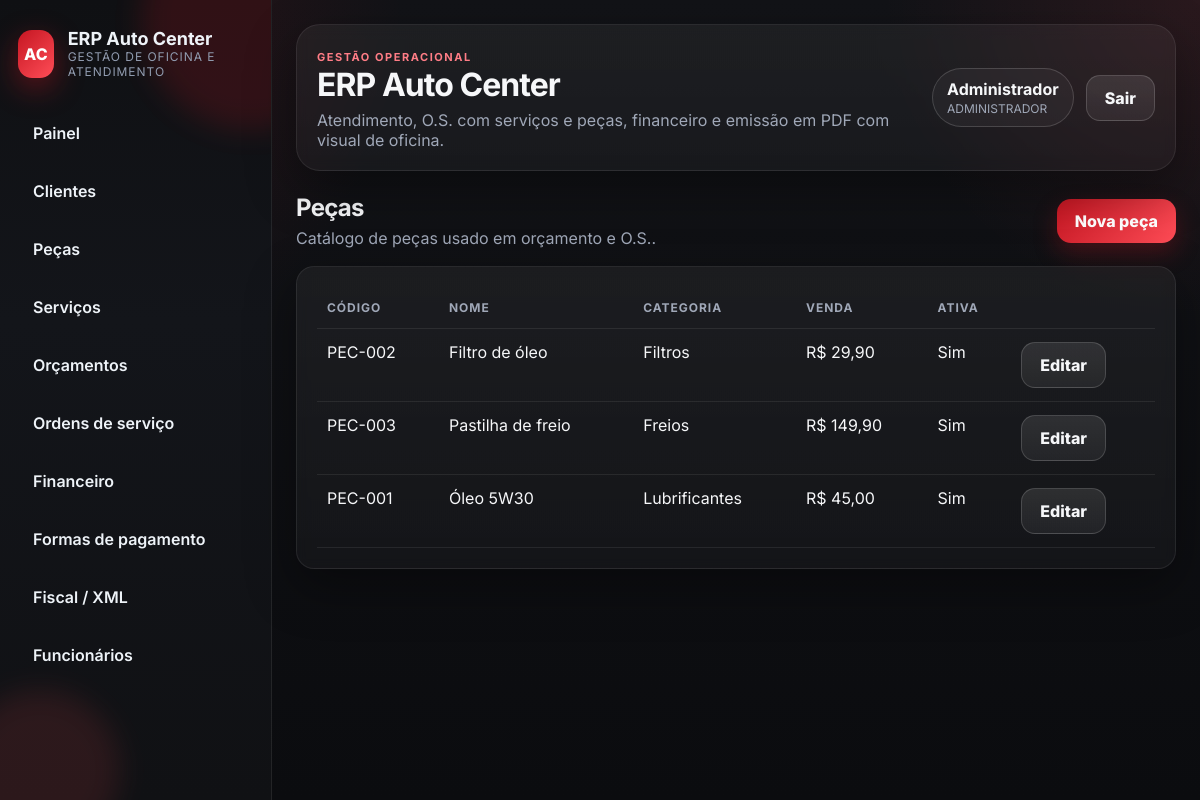
The app's page /produtos (signed in) with its own data.
### app/models.py (models this page shows, shortened)
class TimestampMixin:
    created_at = db.Column(db.DateTime, default=datetime.now, nullable=False)
    updated_at = db.Column(db.DateTime, default=datetime.now, onupdate=datetime.now, nullable=False)

class SerializableMixin:
    def to_dict(self) -> dict:
        data: dict = {}
        for column in self.__table__.columns:
            value = getattr(self, column.name)
            if isinstance(value, (datetime, date)):
                data[column.name] = value.isoformat()
            elif isinstance(value, Decimal):
                data[column.name] = float(value)
            else:
                data[column.name] = value
        return data

class User(db.Model, TimestampMixin, SerializableMixin):
    __tablename__ = 'users'
    id = db.Column(db.Integer, primary_key=True)
    username = db.Column(db.String(50), unique=True, nullable=False)
    password_hash = db.Column(db.String(255), nullable=False)
    role = db.Column(db.String(30), nullable=False, default='MECANICO')
    nome = db.Column(db.String(120), nullable=False)
    ativo = db.Column(db.Boolean, default=True, nullable=False)

class Product(db.Model, TimestampMixin, SerializableMixin):
    __tablename__ = 'products'
    id = db.Column(db.Integer, primary_key=True)
    codigo = db.Column(db.String(40), unique=True, nullable=False)
    nome = db.Column(db.String(120), nullable=False)
    categoria = db.Column(db.String(80))
    marca = db.Column(db.String(80))
    unidade = db.Column(db.String(20), default='UN', nullable=False)
    custo = db.Column(db.Numeric(12, 2), nullable=False, default=0)
    preco_venda = db.Column(db.Numeric(12, 2), nullable=False, default=0)
    ativo = db.Column(db.Boolean, default=True, nullable=False)

### app/web.py (the view)
@web_bp.get('/produtos')
@login_required
def products_index():
    products = Product.query.order_by(Product.nome).all()
    return render_template('produtos/index.html', products=products)

### app/auth.py (called while the page is built)
def current_user() -> User | None:
    user_id = session.get(SESSION_KEY)
    if not user_id:
        return None
    return db.session.get(User, user_id)

def login_required(view):
    @wraps(view)
    def wrapped(*args, **kwargs):
        if not current_user():
            flash('Faça login para continuar.', 'warning')
            return redirect(url_for('web.login', next=request.path))
        return view(*args, **kwargs)
    return wrapped

### app/utils.py (called while the page is built)
def parse_decimal(value, default: Decimal | float | int = Decimal('0')) -> Decimal:
    if value in (None, ''):
        return Decimal(str(default))
    if isinstance(value, Decimal):
        return value
    text = str(value).strip().replace('.', '').replace(',', '.') if isinstance(value, str) and ',' in str(value) else str(value).strip()
    try:
        return Decimal(text)
    except (InvalidOperation, ValueError):
        return Decimal(str(default))

def format_currency(value) -> str:
    value = parse_decimal(value)
    formatted = f'{value:,.2f}'
    formatted = formatted.replace(',', 'X').replace('.', ',').replace('X', '.')
    return f'R$ {formatted}'

### app/templates/produtos/index.html
{% extends 'base.html' %}
{% block content %}
<div class="page-header">
  <div><h2>Peças</h2><p class="muted">Catálogo de peças usado em orçamento e O.S..</p></div>
  {% if current_user().role == 'ADMINISTRADOR' %}<a class="button" href="{{ url_for('web.products_new') }}">Nova peça</a>{% endif %}
</div>
<div class="table-card">
  <table class="table">
    <thead><tr><th>Código</th><th>Nome</th><th>Categoria</th><th>Venda</th><th>Ativa</th><th></th></tr></thead>
    <tbody>
      {% for product in products %}
      <tr>
        <td>{{ product.codigo }}</td>
        <td>{{ product.nome }}</td>
        <td>{{ product.categoria or '-' }}</td>
        <td>{{ format_currency(product.preco_venda) }}</td>
        <td>{{ 'Sim' if product.ativo else 'Não' }}</td>
        <td>{% if current_user().role == 'ADMINISTRADOR' %}<a class="button secondary" href="{{ url_for('web.products_edit', product_id=product.id) }}">Editar</a>{% else %}-{% endif %}</td>
      </tr>
      {% else %}
      <tr><td colspan="6">Nenhuma peça cadastrada.</td></tr>
      {% endfor %}
    </tbody>
  </table>
</div>
{% endblock %}

### app/templates/base.html (shortened to what this page needs)
<!DOCTYPE html>
<html lang="pt-BR">
<head>
  <link rel="stylesheet" href="{{ url_for('static', filename='styles.css') }}">
</head>
<body>
  <aside class="sidebar">
    <div class="sidebar-glow sidebar-glow-top"></div>
    <div class="sidebar-glow sidebar-glow-bottom"></div>
    <div class="brand">
      <div class="brand-badge">AC</div>
      <div>
        <strong>ERP Auto Center</strong>
        <span>gestão de oficina e atendimento</span>
      </div>
    </div>
    <nav>
      <a href="{{ url_for('web.dashboard') }}">Painel</a>
      <a href="{{ url_for('web.clients_index') }}">Clientes</a>
      <a href="{{ url_for('web.products_index') }}">Peças</a>
      <a href="{{ url_for('web.services_index') }}">Serviços</a>
      <a href="{{ url_for('web.budgets_index') }}">Orçamentos</a>
      <a href="{{ url_for('web.work_orders_index') }}">Ordens de serviço</a>
      {% if current_user() and current_user().role == 'ADMINISTRADOR' %}
      <a href="{{ url_for('web.finance_index') }}">Financeiro</a>
      <a href="{{ url_for('web.payment_methods_index') }}">Formas de pagamento</a>
      <a href="{{ url_for('web.fiscal_index') }}">Fiscal / XML</a>
      <a href="{{ url_for('web.employees_index') }}">Funcionários</a>
      {% endif %}
    </nav>
  </aside>
  <main class="main">
    <header class="topbar card glass-card">
      <div>
        <span class="eyebrow">gestão operacional</span>
        <h1>ERP Auto Center</h1>
        <p>Atendimento, O.S. com serviços e peças, financeiro e emissão em PDF com visual de oficina.</p>
      </div>
      <div class="user-box">
        {% if current_user() %}
        <div class="user-chip">
          <strong>{{ current_user().nome }}</strong>
          <span>{{ current_user().role }}</span>
        </div>
        <a class="button secondary" href="{{ url_for('web.logout') }}">Sair</a>
        {% endif %}
      </div>
    </header>
    {% block content %}{% endblock %}
  </main>
</body>
</html>

### app/static/styles.css (style rules this page uses)
:root { --bg: #0f0f12; --bg-soft: #17171c; --surface: #17191f; --surface-2: #1f222b; --surface-3: #252a35; --line: rgba(255,255,255,0.08); --line-strong: rgba(255,255,255,0.16); --text: #f6f7f9; --muted: #a0a8b8; --primary: #c51622; --primary-2: #ff4d57; --success: #15b26d; --danger: #f04452; --warning: #f5a524; --shadow: 0 18px 50px rgba(0, 0, 0, 0.35); --radius: 18px; --radius-lg: 24px; }
* { box-sizing: border-box; }
html { scroll-behavior: smooth; }
body { margin: 0; font-family: Inter, Arial, sans-serif; background: radial-gradient(circle at top left, rgba(197, 22, 34, 0.18), transparent 28%), radial-gradient(circle at top right, rgba(255, 77, 87, 0.10), transparent 22%), linear-gradient(180deg, #121317 0%, #0b0c0f 100%); color: var(--text); }
a { color: #ff8b92; text-decoration: none; }
.sidebar { position: fixed; top: 0; left: 0; width: 272px; height: 100vh; padding: 28px 18px; background: linear-gradient(180deg, #0f1013, #13151a 40%, #101114 100%); border-right: 1px solid var(--line); color: #eef3f8; overflow: hidden; }
.sidebar-glow { position: absolute; border-radius: 999px; filter: blur(14px); opacity: .65; pointer-events: none; }
.sidebar-glow-top { width: 220px; height: 220px; background: rgba(197, 22, 34, 0.28); top: -90px; right: -90px; }
.sidebar-glow-bottom { width: 160px; height: 160px; background: rgba(255, 77, 87, 0.18); bottom: -50px; left: -40px; }
.brand { position: relative; display: flex; gap: 14px; align-items: center; margin-bottom: 30px; }
.brand strong { display: block; font-size: 18px; }
.brand span { display: block; color: #919cb0; font-size: 12px; text-transform: uppercase; letter-spacing: .08em; }
.brand-badge { width: 48px; height: 48px; border-radius: 14px; display: grid; place-items: center; background: linear-gradient(135deg, var(--primary), var(--primary-2)); color: #fff; font-weight: 800; box-shadow: 0 10px 30px rgba(197, 22, 34, 0.45); }
.sidebar nav { display: flex; flex-direction: column; gap: 10px; position: relative; }
.sidebar nav a { padding: 13px 14px; border-radius: 14px; color: #eef3f8; border: 1px solid transparent; font-weight: 600; }
.main { margin-left: 272px; min-height: 100vh; padding: 24px; }
.topbar { display: flex; justify-content: space-between; align-items: center; gap: 16px; margin-bottom: 22px; }
.card, .table-card, .stat { background: linear-gradient(180deg, rgba(255,255,255,0.05), rgba(255,255,255,0.03)); border: 1px solid var(--line); border-radius: var(--radius); box-shadow: var(--shadow); backdrop-filter: blur(6px); }
.glass-card { border-radius: var(--radius-lg); }
.card, .table-card { padding: 20px; }
.table-card { overflow: visible; }
.stat span, .muted { color: var(--muted); }
.topbar h1, .page-header h2 { margin: 0; letter-spacing: -0.03em; }
.topbar p, .page-header p { margin: 6px 0 0; color: var(--muted); }
.page-header { display: flex; justify-content: space-between; gap: 16px; align-items: center; margin-bottom: 18px; }
.eyebrow, .hero-kicker, .status-label { display: inline-flex; align-items: center; gap: 8px; text-transform: uppercase; letter-spacing: .14em; font-size: 11px; font-weight: 700; color: #ff7d86; }
.user-box { display: flex; gap: 12px; align-items: center; }
.user-chip { padding: 10px 14px; border-radius: 999px; border: 1px solid var(--line-strong); background: rgba(255,255,255,0.04); display: flex; flex-direction: column; gap: 2px; }
.user-chip span { color: var(--muted); font-size: 12px; }
.table { width: 100%; border-collapse: collapse; }
.table th, .table td { padding: 13px 10px; border-bottom: 1px solid var(--line); text-align: left; vertical-align: top; }
.table th { font-size: 12px; text-transform: uppercase; letter-spacing: .08em; color: var(--muted); }
button, .button { display: inline-flex; align-items: center; justify-content: center; gap: 8px; padding: 12px 18px; border: 0; border-radius: 14px; background: linear-gradient(135deg, var(--primary), var(--primary-2)); color: #fff; font-weight: 800; cursor: pointer; text-decoration: none; box-shadow: 0 10px 24px rgba(197, 22, 34, 0.28); }
.button.secondary, button.secondary { background: linear-gradient(180deg, rgba(255,255,255,.10), rgba(255,255,255,.06)); color: var(--text); box-shadow: none; border: 1px solid var(--line-strong); }
.table td, .table th { overflow: visible; }

### records on screen
User: nome "Administrador", role "ADMINISTRADOR"
Product: codigo "PEC-002", nome "Filtro de óleo", categoria "Filtros", preco_venda "R$ 29,90", ativo "Sim"
Product: codigo "PEC-003", nome "Pastilha de freio", categoria "Freios", preco_venda "R$ 149,90", ativo "Sim"
Product: codigo "PEC-001", nome "Óleo 5W30", categoria "Lubrificantes", preco_venda "R$ 45,00", ativo "Sim"
